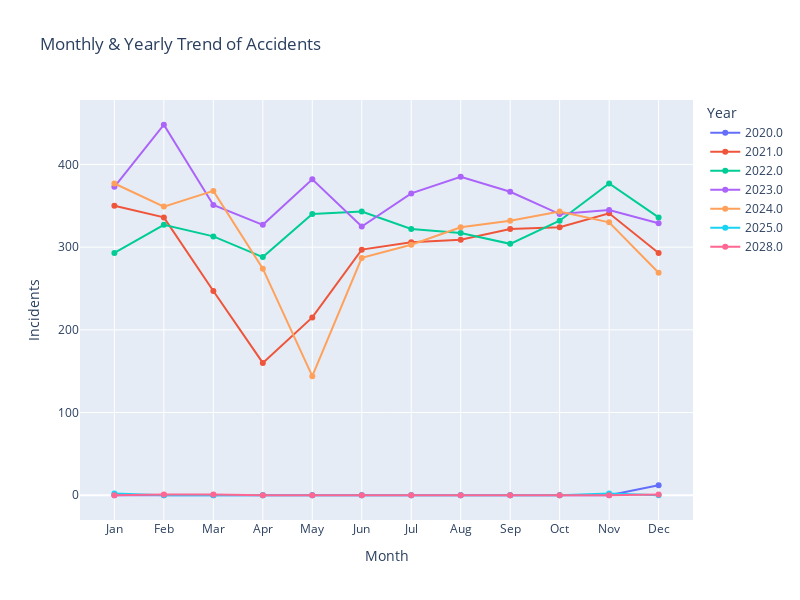
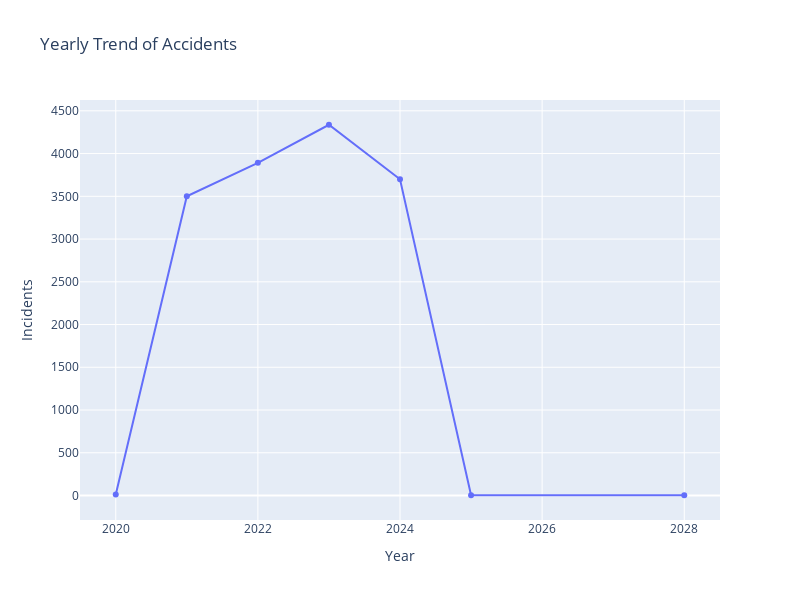

The cell these charts' notebook holds for them, in order:
### Code cell
# Extract Year and Month Name for visualization
df2['accident_year'] = df2['accident_date'].dt.year
df2['accident_month'] = df2['accident_date'].dt.strftime('%b')  # Converts to Month Name (Jan, Feb, etc.)


# Convert month names to categorical type for correct ordering
month_order = ['Jan', 'Feb', 'Mar', 'Apr', 'May', 'Jun', 'Jul', 'Aug', 'Sep', 'Oct', 'Nov', 'Dec']
df2['accident_month'] = pd.Categorical(df2['accident_month'], categories=month_order, ordered=True)

# Aggregate incident counts
monthly_trend = df2.groupby(['accident_year', 'accident_month']).size().reset_index(name='incident_count')
yearly_trend = df2.groupby('accident_year').size().reset_index(name='incident_count')

# Sort values properly
monthly_trend = monthly_trend.sort_values(by=['accident_year', 'accident_month'])

# Plots for montly and yearly trend
fig = px.line(
    monthly_trend, 
    x="accident_month", 
    y="incident_count", 
    color="accident_year",
    markers=True,
    title="Monthly & Yearly Trend of Accidents",
    labels={"incident_count": "Number of Incidents", "accident_month": "Month", "accident_year": "Year"},
)

fig.update_xaxes(categoryorder='array', categoryarray=month_order)  # To make sure correct month order
fig.update_layout(width=800, height=600, xaxis_title="Month", yaxis_title="Incidents", hovermode="x unified")

# Add Yearly Trend
fig_yearly = px.line(
    yearly_trend, 
    x="accident_year", 
    y="incident_count", 
    markers=True,
    title="Yearly Trend of Accidents",
    labels={"incident_count": "Number of Incidents", "accident_year": "Year"},
)
fig_yearly.update_layout(width=800, height=600, xaxis_title="Year", yaxis_title="Incidents", hovermode="x unified")

fig.show()
fig_yearly.show()

### Figure 1 — Plotly figure (JSON) as saved in the notebook; plotly's stock layout.template omitted (floating-point values rounded to 4 significant figures)
{"data": [{"hovertemplate": "Year=2020.0<br>Month=%{x}<br>Number of Incidents=%{y}<extra></extra>", "legendgroup": "2020.0", "line": {"color": "#636efa", "dash": "solid"}, "marker": {"symbol": "circle"}, "mode": "lines+markers", "name": "2020.0", "orientation": "v", "showlegend": true, "type": "scatter", "x": ["Jan", "Feb", "Mar", "Apr", "May", "Jun", "Jul", "Aug", "Sep", "Oct", "Nov", "Dec"], "xaxis": "x", "y": [0, 0, 0, 0, 0, 0, 0, 0, 0, 0, 0, 12], "yaxis": "y"}, {"hovertemplate": "Year=2021.0<br>Month=%{x}<br>Number of Incidents=%{y}<extra></extra>", "legendgroup": "2021.0", "line": {"color": "#EF553B", "dash": "solid"}, "marker": {"symbol": "circle"}, "mode": "lines+markers", "name": "2021.0", "orientation": "v", "showlegend": true, "type": "scatter", "x": ["Jan", "Feb", "Mar", "Apr", "May", "Jun", "Jul", "Aug", "Sep", "Oct", "Nov", "Dec"], "xaxis": "x", "y": [350, 336, 247, 160, 215, 297, 306, 309, 322, 324, 341, 293], "yaxis": "y"}, {"hovertemplate": "Year=2022.0<br>Month=%{x}<br>Number of Incidents=%{y}<extra></extra>", "legendgroup": "2022.0", "line": {"color": "#00cc96", "dash": "solid"}, "marker": {"symbol": "circle"}, "mode": "lines+markers", "name": "2022.0", "orientation": "v", "showlegend": true, "type": "scatter", "x": ["Jan", "Feb", "Mar", "Apr", "May", "Jun", "Jul", "Aug", "Sep", "Oct", "Nov", "Dec"], "xaxis": "x", "y": [293, 327, 313, 288, 340, 343, 322, 317, 304, 332, 377, 336], "yaxis": "y"}, {"hovertemplate": "Year=2023.0<br>Month=%{x}<br>Number of Incidents=%{y}<extra></extra>", "legendgroup": "2023.0", "line": {"color": "#ab63fa", "dash": "solid"}, "marker": {"symbol": "circle"}, "mode": "lines+markers", "name": "2023.0", "orientation": "v", "showlegend": true, "type": "scatter", "x": ["Jan", "Feb", "Mar", "Apr", "May", "Jun", "Jul", "Aug", "Sep", "Oct", "Nov", "Dec"], "xaxis": "x", "y": [373, 448, 351, 327, 382, 325, 365, 385, 367, 340, 345, 329], "yaxis": "y"}, {"hovertemplate": "Year=2024.0<br>Month=%{x}<br>Number of Incidents=%{y}<extra></extra>", "legendgroup": "2024.0", "line": {"color": "#FFA15A", "dash": "solid"}, "marker": {"symbol": "circle"}, "mode": "lines+markers", "name": "2024.0", "orientation": "v", "showlegend": true, "type": "scatter", "x": ["Jan", "Feb", "Mar", "Apr", "May", "Jun", "Jul", "Aug", "Sep", "Oct", "Nov", "Dec"], "xaxis": "x", "y": [377, 349, 368, 274, 144, 287, 303, 324, 332, 343, 330, 269], "yaxis": "y"}, {"hovertemplate": "Year=2025.0<br>Month=%{x}<br>Number of Incidents=%{y}<extra></extra>", "legendgroup": "2025.0", "line": {"color": "#19d3f3", "dash": "solid"}, "marker": {"symbol": "circle"}, "mode": "lines+markers", "name": "2025.0", "orientation": "v", "showlegend": true, "type": "scatter", "x": ["Jan", "Feb", "Mar", "Apr", "May", "Jun", "Jul", "Aug", "Sep", "Oct", "Nov", "Dec"], "xaxis": "x", "y": [2, 0, 0, 0, 0, 0, 0, 0, 0, 0, 2, 0], "yaxis": "y"}, {"hovertemplate": "Year=2028.0<br>Month=%{x}<br>Number of Incidents=%{y}<extra></extra>", "legendgroup": "2028.0", "line": {"color": "#FF6692", "dash": "solid"}, "marker": {"symbol": "circle"}, "mode": "lines+markers", "name": "2028.0", "orientation": "v", "showlegend": true, "type": "scatter", "x": ["Jan", "Feb", "Mar", "Apr", "May", "Jun", "Jul", "Aug", "Sep", "Oct", "Nov", "Dec"], "xaxis": "x", "y": [0, 1, 1, 0, 0, 0, 0, 0, 0, 0, 0, 1], "yaxis": "y"}], "layout": {"height": 600, "hovermode": "x unified", "legend": {"title": {"text": "Year"}, "tracegroupgap": 0}, "title": {"text": "Monthly & Yearly Trend of Accidents"}, "width": 800, "xaxis": {"anchor": "y", "categoryarray": ["Jan", "Feb", "Mar", "Apr", "May", "Jun", "Jul", "Aug", "Sep", "Oct", "Nov", "Dec"], "categoryorder": "array", "domain": [0, 1], "title": {"text": "Month"}}, "yaxis": {"anchor": "x", "domain": [0, 1], "title": {"text": "Incidents"}}}}

### Figure 2 — Plotly figure (JSON) as saved in the notebook; plotly's stock layout.template omitted (floating-point values rounded to 4 significant figures)
{"data": [{"hovertemplate": "Year=%{x}<br>Number of Incidents=%{y}<extra></extra>", "legendgroup": "", "line": {"color": "#636efa", "dash": "solid"}, "marker": {"symbol": "circle"}, "mode": "lines+markers", "name": "", "orientation": "v", "showlegend": false, "type": "scatter", "x": [2020.0, 2021.0, 2022.0, 2023.0, 2024.0, 2025.0, 2028.0], "xaxis": "x", "y": [12, 3500, 3892, 4337, 3700, 4, 3], "yaxis": "y"}], "layout": {"height": 600, "hovermode": "x unified", "legend": {"tracegroupgap": 0}, "title": {"text": "Yearly Trend of Accidents"}, "width": 800, "xaxis": {"anchor": "y", "domain": [0, 1], "title": {"text": "Year"}}, "yaxis": {"anchor": "x", "domain": [0, 1], "title": {"text": "Incidents"}}}}
